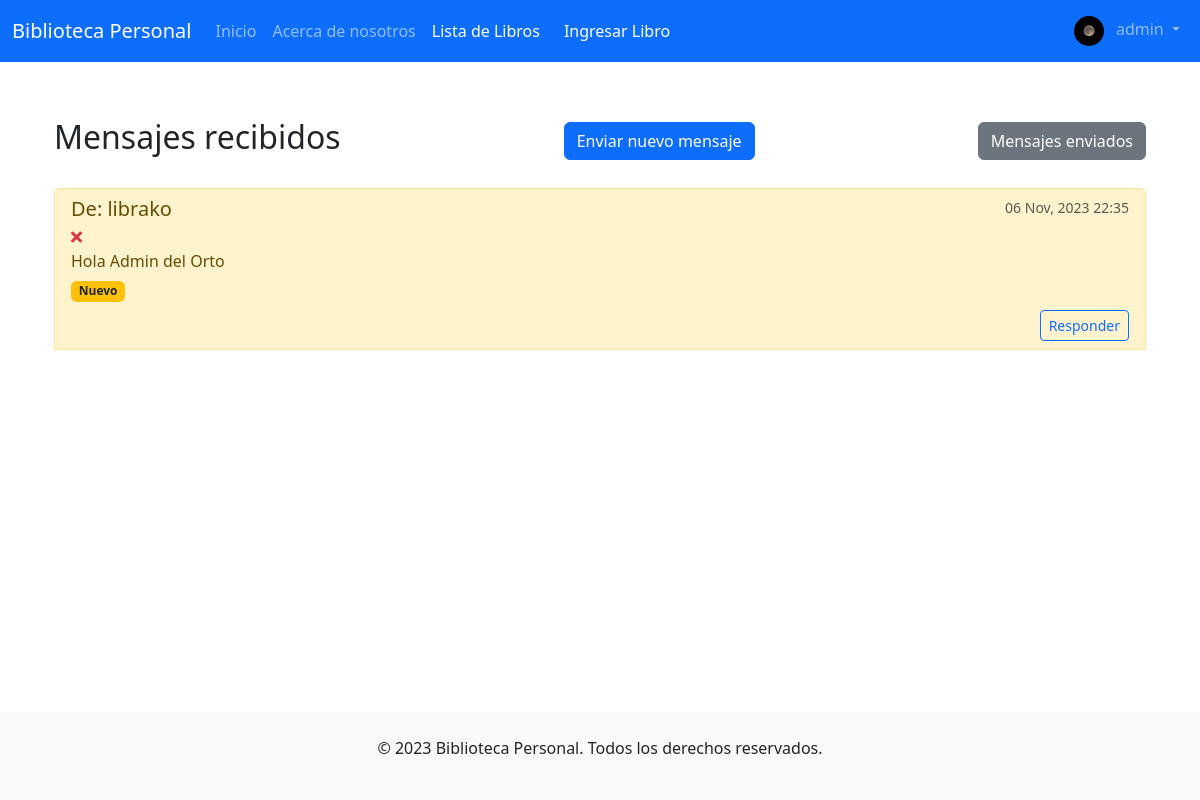
/mensajes/bandeja_entrada/ (signed in), run on an earlier commit of the app's database.
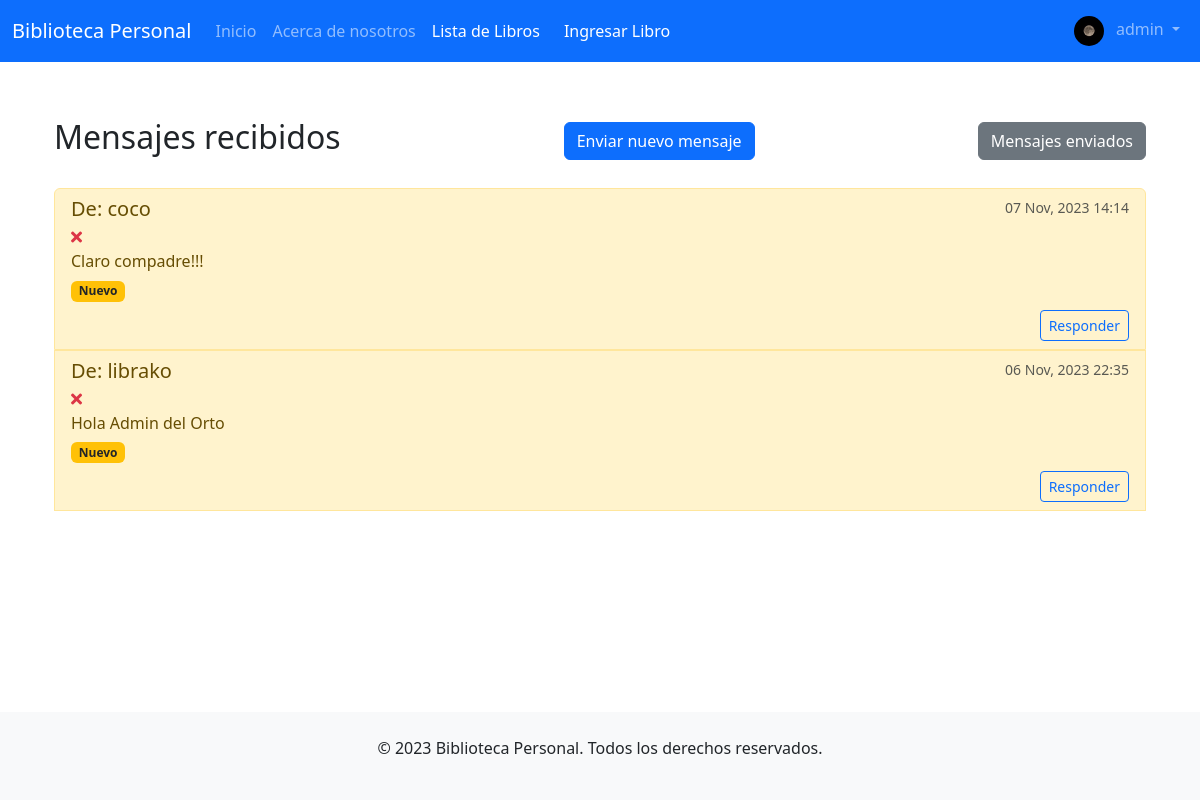
And on a later commit of the database.
### mensajeria/models.py (models this page shows, shortened)
class Mensaje(models.Model):
    emisor = models.ForeignKey(User, related_name='mensajes_enviados', on_delete=models.CASCADE)
    receptor = models.ForeignKey(User, related_name='mensajes_recibidos', on_delete=models.CASCADE)
    contenido = models.TextField()
    fecha_enviado = models.DateTimeField(auto_now_add=True)
    leido = models.BooleanField(default=False)
    mensaje_original = models.ForeignKey('self', null=True, blank=True, on_delete=models.SET_NULL, related_name='respuestas')

### mensajeria/views.py (the view)
# urls.py: path('bandeja_entrada/', views.bandeja_entrada, name='bandeja_entrada'),
@login_required
def bandeja_entrada(request):
    mensajes_recibidos = Mensaje.objects.filter(receptor=request.user).order_by('-fecha_enviado')
    form = MensajeForm()
    return render(request, 'mensajeria/bandeja_entrada.html', {'mensajes': mensajes_recibidos, 'form': form})

### mensajeria/templates/mensajeria/bandeja_entrada.html (shortened to what this page needs)
{% extends "inicio/homepage.html" %} {% block content %}
<div class="container mt-5 mb-5">
  <div class="d-flex justify-content-between align-items-center">
    <h2>Mensajes recibidos</h2>
    <button
      type="button"
      class="btn btn-primary"
      data-bs-toggle="modal"
      data-bs-target="#enviarMensajeModal"
    >
      Enviar nuevo mensaje
    </button>
    <a href="{% url 'mensajes_enviados' %}" class="btn btn-secondary">
      Mensajes enviados
    </a>
  </div>
  {% if mensajes %}
  <ul class="list-group mt-4">
    {% for mensaje in mensajes %}
    <li
      class="list-group-item {% if not mensaje.leido %}list-group-item-warning{% endif %}"
    >
      <div class="d-flex w-100 justify-content-between">
        <h5 class="mb-1">De: {{ mensaje.emisor.username }}</h5>
        <small class="text-muted"
          >{{ mensaje.fecha_enviado|date:"d M, Y H:i" }}</small
        >
      </div>
      <div class="d-flex align-items-center">
        <a
          href="{% url 'eliminar_mensaje' mensaje.id %}"
          class="text-danger mr-2"
          title="Eliminar mensaje"
        >
          <i class="fas fa-times"></i>
        </a>
      </div>
      <p class="mb-1">{{ mensaje.contenido|truncatewords:20 }}</p>
      {% if not mensaje.leido %}
      <span class="badge bg-warning text-dark">Nuevo</span>
      {% endif %}
      <div class="mt-2 d-flex justify-content-end">
        {% if mensaje.emisor %}
        <button
          type="button"
          class="btn btn-sm btn-outline-primary"
          data-bs-toggle="modal"
          data-bs-target="#responderMensajeModal-{{ mensaje.id }}"
        >
          Responder
        </button>
        {% else %}
        <small class="text-muted"
          >El usuario no existe o ha desactivado su cuenta.</small
        >
        {% endif %}
      </div>
    </li>
    {% endfor %}
  </ul>
  {% else %}
  <div class="alert alert-info mt-3">Todavía no tienes ningún mensaje.</div>
  {% endif %}
</div>
{% endblock %}

What changed in the data, as far as the page shows it:
added Mensaje: emisor.username "coco", fecha_enviado "07 Nov, 2023 14:14", contenido "Claro compadre!!!", leido "Nuevo"
